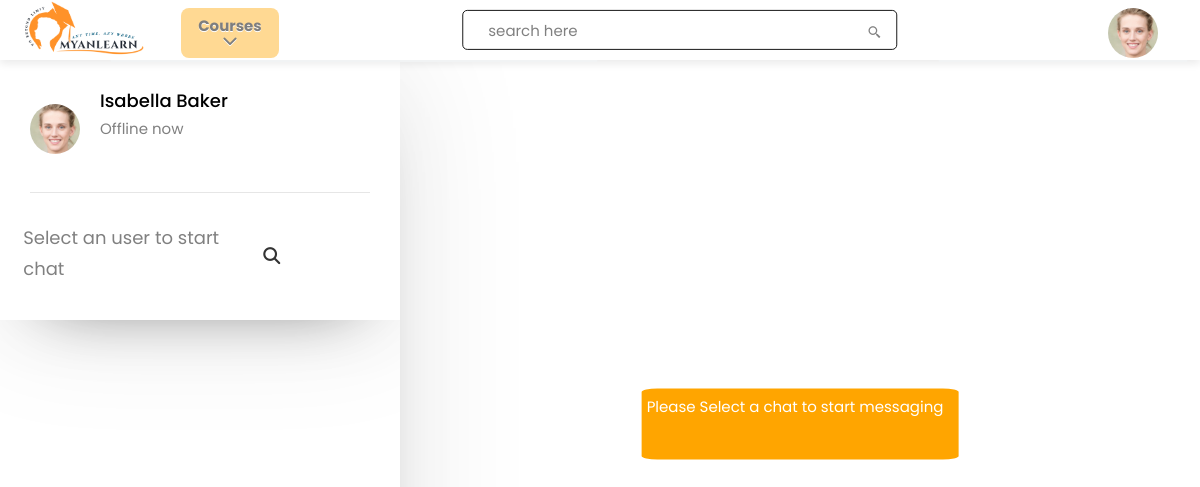
The app's page /users1.php (signed in) with its own data.
### tables this page shows
CREATE TABLE `users` (
  `user_id` int(11) NOT NULL,
  `unique_id` int(200) NOT NULL,
  `fullName` varchar(255) NOT NULL,
  `email` varchar(255) NOT NULL,
  `password` varchar(255) NOT NULL,
  `confirmPassword` varchar(255) NOT NULL,
  `image` varchar(400) NOT NULL DEFAULT 'assets/images/DefaultProfile.jpg',
  `status` varchar(255) NOT NULL,
  `about` text NOT NULL,
  `job` varchar(255) NOT NULL,
  `contact_phone` varchar(255) NOT NULL,
  `contact_email` varchar(255) NOT NULL,
  `address` text NOT NULL,
  `twitter` varchar(255) NOT NULL,
  `facebook` varchar(255) NOT NULL,
  `youtube` varchar(255) NOT NULL,
  `linkedin` varchar(255) NOT NULL
);

### users1.php (the view, shortened to what this page needs)
<?php
include_once "config.php";
?>
<?php include_once "header.php"; ?>
<!DOCTYPE html>
<html lang="en">
<head>
    <link rel="stylesheet" href="https://maxcdn.bootstrapcdn.com/bootstrap/4.0.0/css/bootstrap.min.css">
    <link rel="stylesheet" href="assets/css/chatstyle.css">
    <link rel="stylesheet" href="assets/css/app.css">
</head>
<body>
    <div class="container-fluid">
        <div class="row">
            <div class="col-sm-12 col-md-4" style="padding: 0px;">
                <nav>
                    <div class="wrapper">
                        <section class="users">
                            <header>
                                <div class="content">
                                    <?php
                                    $sql = mysqli_query($conn, "SELECT * FROM users WHERE unique_id = {$_SESSION['unique_id']}");
                                    if (mysqli_num_rows($sql) > 0) {
                                        $row = mysqli_fetch_assoc($sql);
                                    }
                                    ?>
                                    <img src="<?php echo $row['image']; ?>" alt="">
                                    <div class="details">
                                        <span><?php echo $row['fullName'] ?></span>
                                        <p><?php echo $row['status']; ?></p>
                                    </div>
                                </div>
                            </header>
                            <div class="search" style="width: 80%;">
                                <span class="text">Select an user to start chat</span>
                                <button><i class="fas fa-search"></i></button>
                            </div>
                        </section>
                    </div>
                </nav>
            </div>
            <div class="col-md-8 chatpanel" style="padding: 0px;">
                <div class="wrapper" style="max-width: 100%;">
                    <section class="chat-area">
                        <?php
                        if (!isset($_GET['user_id'])) {
                        ?>
                            <div class="container-box">
                                <p style="color:white!important;">Please Select a chat to start messaging</p>
                            </div>
                        <?php
                        }
                        ?>
                    </section>
                </div>
            </div>
        </div>
    </div>
</body>
</html>

### header.php (shortened to what this page needs)
<!DOCTYPE html>
<html lang="en">
<head>
    <link rel="stylesheet" href="assets/css/homes.css">
    <link rel="stylesheet" href="assets/css/variable.css">
    <link href='https://unpkg.com/boxicons@2.1.4/css/boxicons.min.css' rel='stylesheet'>
    <link rel="stylesheet" href="https://cdnjs.cloudflare.com/ajax/libs/font-awesome/6.2.1/css/all.min.css">
    <link rel="stylesheet" href="assets/vendor/Fontawesome-free/css/all.min.css">
    <link href="assets/vendor/bootstrap/css/bootstrap.min.css" rel="stylesheet">
    <link href="assets/vendor/bootstrap-icons/bootstrap-icons.css" rel="stylesheet">
    <link href="assets/vendor/swiper/swiper-bundle.min.css" rel="stylesheet">
    <link href="assets/vendor/glightbox/css/glightbox.min.css" rel="stylesheet">
    <link href="assets/vendor/aos/aos.css" rel="stylesheet">
</head>
<body>
    <div class="navBar">
        <?php
        include_once "config.php";
        $sql = mysqli_query($conn, "Select * From users Where unique_id = {$_SESSION['unique_id']}");
        if (mysqli_num_rows($sql) > 0) {
            $row = mysqli_fetch_assoc($sql);
        }
        ?>
        <div class="topbar">
            <div class="logo">
                <a href="home.php"><img src="assets/images/logo1.png" alt="Logo Image" srcset=""></a>
            </div>
            <div class="courseCategory close">
                Courses
                <i class="fa-solid fa-chevron-down courseCategoryIcon"></i>
            </div>
            <div class="search">
                <input type="text" id="search" placeholder="search here" style="border: 1px solid;">
                <label for="search"> <i class='bx bx-search-alt-2'></i></label>
            </div>
            <div class="user">
                <img src="<?php echo $row['image'] ?>" alt="" class="profileImage">
            </div>
            <div class="sub-menu-wrap-user" id="subMenu">
                <div class="sub-menu">
                </div>
            </div>
            <div class="sub-menu-wrap-courses" id="subMenu">
                <div class="sub-menu">
                </div>
            </div>
            <div class="sub-menu-wrap-development" id="subMenu" onmouseover="showParentMenu()" onmouseout="hideParentMenu()">
                <div class="sub-menu">
                </div>
            </div>
            <div class="sub-menu-wrap-business" id="subMenu" onmouseover="showParentMenu()" onmouseout="hideParentMenu()">
                <div class="sub-menu">
                </div>
            </div>
            <div class="sub-menu-wrap-finance" id="subMenu" onmouseover="showParentMenu()" onmouseout="hideParentMenu()">
                <div class="sub-menu">
                </div>
            </div>
            <div class="sub-menu-wrap-software" id="subMenu" onmouseover="showParentMenu()" onmouseout="hideParentMenu()">
                <div class="sub-menu">
                </div>
            </div>
            <div class="sub-menu-wrap-office" id="subMenu" onmouseover="showParentMenu()" onmouseout="hideParentMenu()">
                <div class="sub-menu">
                </div>
            </div>
            <div class="sub-menu-wrap-personal" id="subMenu" onmouseover="showParentMenu()" onmouseout="hideParentMenu()">
                <div class="sub-menu">
                </div>
            </div>
            <div class="sub-menu-wrap-design" id="subMenu" onmouseover="showParentMenu()" onmouseout="hideParentMenu()">
                <div class="sub-menu">
                </div>
            </div>
            <div class="sub-menu-wrap-marketing" id="subMenu" onmouseover="showParentMenu()" onmouseout="hideParentMenu()">
                <div class="sub-menu">
                </div>
            </div>
            <div class="sub-menu-wrap-lifestyle" id="subMenu" onmouseover="showParentMenu()" onmouseout="hideParentMenu()">
                <div class="sub-menu">
                </div>
            </div>
            <div class="sub-menu-wrap-photograph" id="subMenu" onmouseover="showParentMenu()" onmouseout="hideParentMenu()">
                <div class="sub-menu">
                </div>
            </div>
            <div class="sub-menu-wrap-health" id="subMenu" onmouseover="showParentMenu()" onmouseout="hideParentMenu()">
                <div class="sub-menu">
                </div>
            </div>
            <div class="sub-menu-wrap-health" id="subMenu" onmouseover="showParentMenu()" onmouseout="hideParentMenu()">
                <div class="sub-menu">
                </div>
            </div>
            <div class="sub-menu-wrap-music" id="subMenu" onmouseover="showParentMenu()" onmouseout="hideParentMenu()">
                <div class="sub-menu">
                </div>
            </div>
            <div class="sub-menu-wrap-teaching" id="subMenu" onmouseover="showParentMenu()" onmouseout="hideParentMenu()">
                <div class="sub-menu">
                </div>
            </div>
        </div>
    </div>
</body>
</html>

### assets/css/homes.css (style rules this page uses)
* { padding: 0; margin: 0; box-sizing: border-box; font-family: Georgia, 'Times New Roman', Times, serif; }
.topbar { position: relative; background: #fff; box-shadow: 0 4px 8px 0 rgba(0, 0, 0, 0.08); width: 100%; height: 60px; padding: 0 20px; display: grid; grid-template-columns: 2fr 3fr 10fr 1fr; align-items: center; z-index: 1; }
.logo img { width: 130px; height: 60px; margin-bottom: 5px; }
.search { position: relative; width: 60%; left: 50%; right: 50%; transform: translate(-65%, 15%); }
.search input { width: 100%; height: 40px; padding: 0 40px; font-size: 16px; outline: none; border: none; border-radius: 10px; background: #f5f5f5; }
.search i { position: absolute; right: 15px; top: 15px; cursor: pointer; }
.user { position: relative; width: 50px; height: 50px; }
.user img { position: absolute; top: 0; left: 0; height: 100%; width: 100%; object-fit: cover; border-radius: 100%; cursor: pointer; }
.courseCategory { padding: 10px; width: 45%; border-radius: 8px; text-align: center; font-size: 13px; font-weight: 500; margin-left: 16px; background: var(--light-gradient); color: var(--white); cursor: pointer; }
.sub-menu-wrap-user { position: absolute; top: 100%; right: 1%; width: 250px; max-height: 0px; overflow: hidden; border-radius: 8px; box-shadow: rgb(0 0 0 / 10%) 0px 10px 25px -5px, rgb(0 0 0 / 4%) 0px 13px 10px -5px; border: 1px solid #f1f3f4; transition: max-height 0.5s; }
.sub-menu-wrap-courses { position: absolute; top: 100%; right: 60%; width: 250px; max-height: 0px; overflow: hidden; border-radius: 8px; box-shadow: rgb(0 0 0 / 10%) 0px 10px 25px -5px, rgb(0 0 0 / 4%) 0px 13px 10px -5px; border: 1px solid #f1f3f4; transition: max-height 0.5s; }
.sub-menu-wrap-development,.sub-menu-wrap-business, .sub-menu-wrap-finance, .sub-menu-wrap-software, .sub-menu-wrap-office, .sub-menu-wrap-personal ,.sub-menu-wrap-design, .sub-menu-wrap-marketing, .sub-menu-wrap-lifestyle, .sub-menu-wrap-photograph ,.sub-menu-wrap-health, .sub-menu-wrap-music, .sub-menu-wrap-teaching { position: absolute; top: 100%; right: 52.8%; width: 250px; max-height: 0px; overflow: hidden; border-radius: 8px; border: 1px solid #f1f3f4; transition: max-height 0.5s; background: var(--white); }
.sub-menu { background:var(--white); padding: 20px; }
@media (max-width: 1440px) { .sub-menu-wrap-courses { right: 70%; } }
@media (max-width: 1440px) { .sub-menu-wrap-development,.sub-menu-wrap-business,.sub-menu-wrap-software, .sub-menu-wrap-office, .sub-menu-wrap-personal ,.sub-menu-wrap-design, .sub-menu-wrap-marketing, .sub-menu-wrap-photograph, .sub-menu-wrap-health, .sub-menu-wrap-music, .sub-menu-wrap-teaching { left: 29%; } }

### assets/css/variable.css (style rules this page uses)
:root { --color-default: #212529; --color-default-rgb: 33, 37, 41; --bg1: #fff; --bg2: #f5f5f5; --text: #363636; --green: #4bae4f; --orange: #ff6929; --white: #fff; --gray-white: #ccc; --gray: #525252; --gray-light: rgb(124, 124, 124); --black: #000; --color-white-rgb: 255, 255, 255; --light-gradient: #ffb429; --dark-gradient: #fe431e; --linear-orange: linear-gradient(45deg, var(--light-gradient)0%, var(--dark-gradient)100%); --font-default: 'EB Garamond', system-ui, -apple-system, "Segoe UI", Roboto, "Helvetica Neue", Arial, "Noto Sans", "Liberation Sans", sans-serif, "Apple Color Emoji", "Segoe UI Emoji", "Segoe UI Symbol", "Noto Color Emoji"; --font-primary: 'EB Garamond', serif; --font-secondary: 'Inter', sans-serif; --big-font-size: 3rem; --h1-font-size: 1.5rem; --h2-font-size: 1.25rem; --h3-font-size: 1rem; --normal-font-size: 0.938rem; --small-font-size: 0.813rem; }
* { box-sizing: border-box; margin: 0; padding: 0; list-style: none; border: none; outline: none; text-decoration: none; }
a { color: var(--color-links); text-decoration: none!important; }
.profileImage { width: 50px; height: 50px; }

### records on screen
users: image (picture), fullName "Isabella Baker", status "Offline now"
